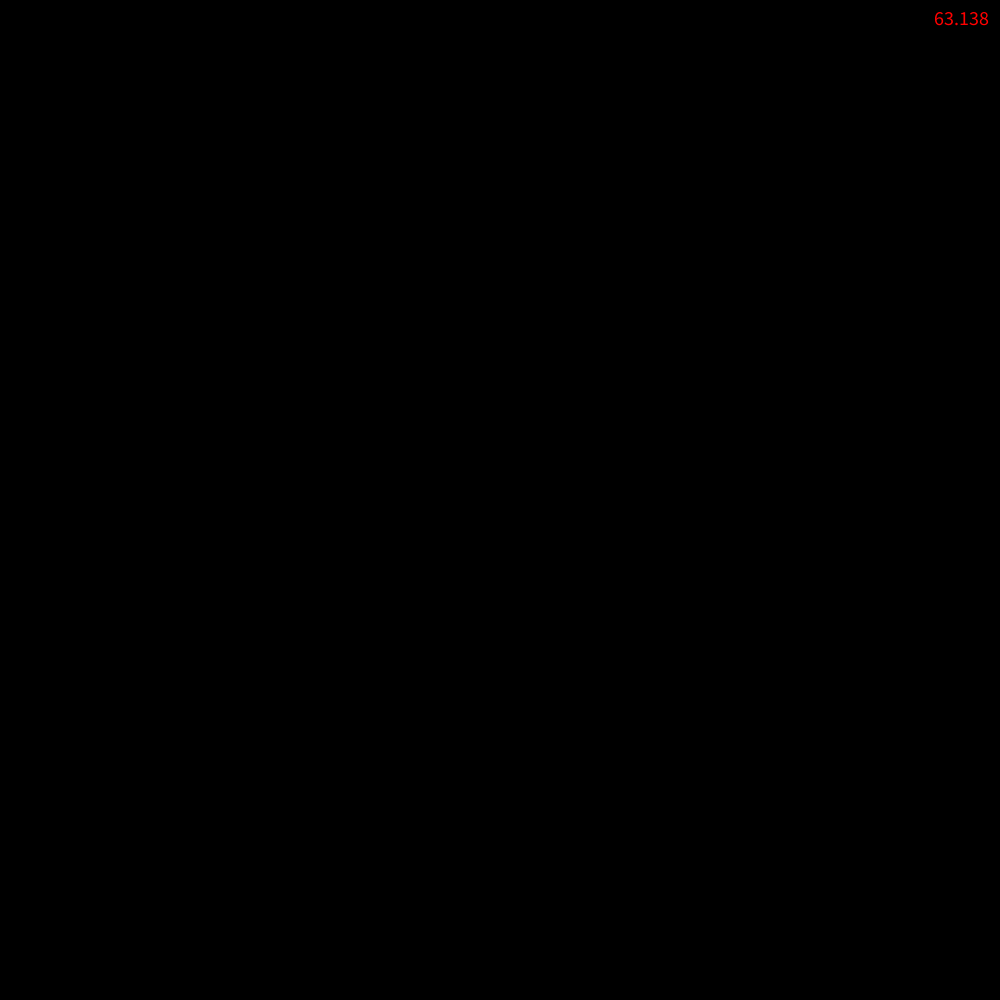
Frame 1 (no input)
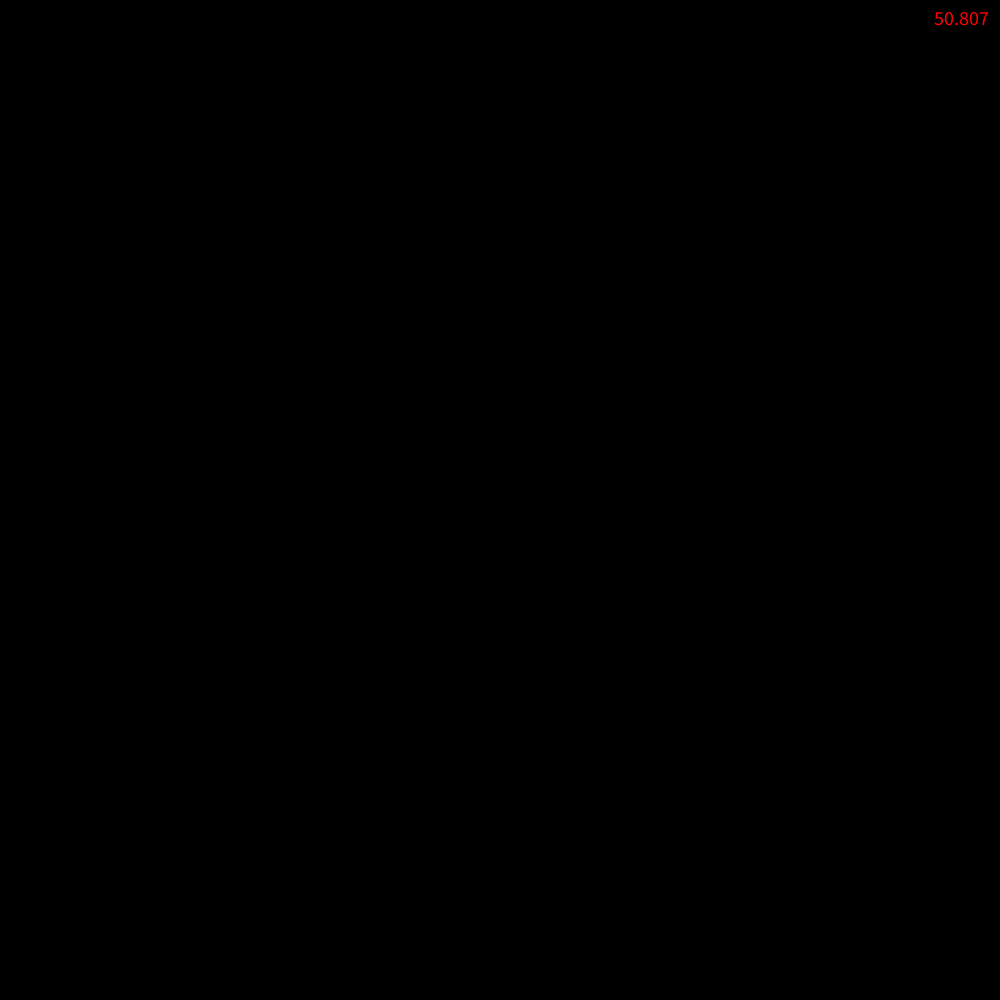
Frame 60 (the mouse pressed at the canvas centre just before this capture)
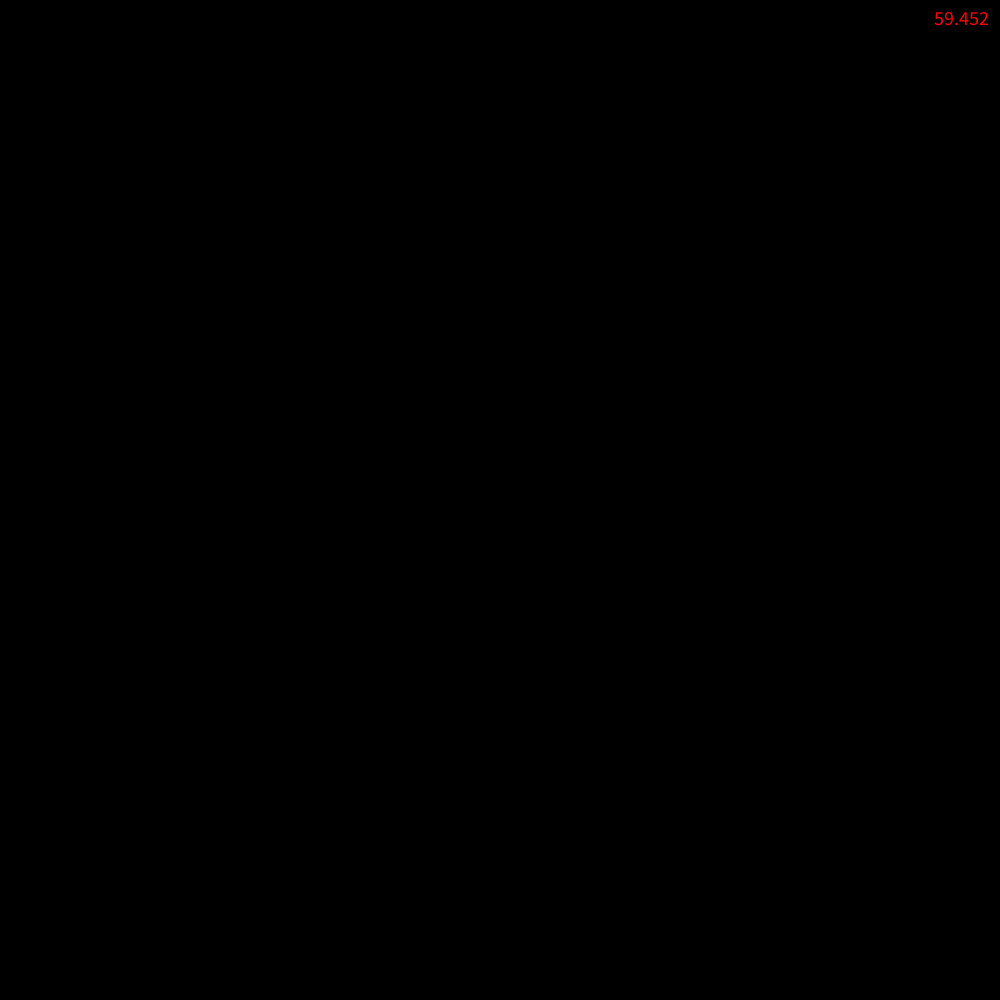
Frame 120 (the mouse held since frame 60 and released just before this capture)

The Processing sketch that drew these frames (run headless with seeded random() and noise(); from frame 60 on, the mouse is pressed at the canvas centre):

// Processing sketch: noGridPathfinding
// ── noGridPathfinding.pde
ArrayList<block>blocks = new ArrayList();
boolean pMade = false;
path p;

public void setup(){
  size(1000,1000);
  for(int i = 0;i < 0;i++){
    blocks.add(new block(new PVector(random(width),random(height))));
  }
}

public void draw(){
  background(0);
  for(block b:blocks){
    b.display();
  }
  if(pMade){
    if(!p.rayToFin(blocks)){
      p.moveDoneM();
      p.removeCrowd();
      p.rayC(blocks);
      p.checkCrowd();
      p.checkClosest();
      p.display();
    }else{
      //p.removeIllegal();
      p.optPath();
      p.displayP();
    }
  }
  fill(255,0,0);
  textSize(20);
  text(frameRate,width-70,25);
}

public void mouseDragged(){
  boolean on = true;
  for(block b:blocks){
    if(mouseX>b.pos.x-2&&mouseX<b.pos.x+b.dime.x+2&&mouseY>b.pos.y-2&&mouseY<b.pos.y+b.dime.y+2){
      on = false;
    }
  }
  if(on){
    blocks.add(new block(new PVector(mouseX-5,mouseY-5)));
  }
}
public void keyReleased(){
  pMade = true;
  p = new path(new PVector(5,5),new PVector(width-5,height-5));
}
// ── block.pde
class block{
  PVector pos;
  PVector dime = new PVector(10,10);
  block(PVector p){
    pos = p;
  }
  public void display(){
    fill(255,100);
    noStroke();
    rect(pos.x,pos.y,dime.x,dime.y);
  }
}
// ── marker.pde
class marker{
  int num;
  PVector pos;
  int state = 0;
  marker(PVector p,int s,int n){
    pos = p.copy();
    state = s;
    num = n;
  }
}
// ── markerV2.pde
class dmarker{
  int num;
  PVector pos;
  dmarker(PVector p,int n){
    pos = p.copy();
    num = n;
  }
}
// ── path.pde
class path{
  ArrayList<dmarker> path = new ArrayList();
  
  ArrayList<marker>dMarkers = new ArrayList();
  ArrayList<marker>markers = new ArrayList();
  
  PVector start;
  PVector fin;
  
  marker current;
  path(PVector s, PVector f){
    start = s;
    fin = f;
    markers.add(new marker(start.copy(),2,0));
    path.add(new dmarker(s.copy(),0));
    current = markers.get(0);
  }
  public void display(){
    float size = 2;
    noStroke();
    for(marker m:markers){
      if(m.state == 1){
        fill(100,255,160);
        ellipse(m.pos.x,m.pos.y,3,3);
      }else if(m.state == 2){
        fill(100,255,160);
        ellipse(m.pos.x,m.pos.y,10,10);
      }else if(m.state == 3){
        fill(160,255,255);
        ellipse(m.pos.x,m.pos.y,size,size);
      }
      fill(255,0,0);
      ellipse(fin.x,fin.y,5,5);
    }
  }
  public boolean rayToFin(ArrayList<block> blocks){
    for(marker m:markers){
      if(m.state == 2){
        boolean hit = false;
        ray r = new ray(m.pos,fin.copy().sub(m.pos).setMag(0.1));
        while(!hit){
          if(dist(fin.x,fin.y,r.pos.x,r.pos.y)<0.2){
            if(dist(fin.x,fin.y,path.get(path.size()-1).pos.x,path.get(path.size()-1).pos.y)>0.2){
              path.add(new dmarker(fin.copy(),m.num));
            }
            return true;
          }
          for(block b:blocks){
            if(r.pos.copy().add(r.dir).x>b.pos.x&&r.pos.copy().add(r.dir).x<b.pos.x+b.dime.y&&r.pos.copy().add(r.dir).y>b.pos.y&&r.pos.copy().add(r.dir).y<b.pos.y+b.dime.y){
              r.t = -1;
              hit = true;
              break;
            }
          }
          if(r.pos.x>width||r.pos.x<0||r.pos.y>height||r.pos.y<0){
            r.t = -1;
            hit = true;
            break;
          }
          r.pos.add(r.dir);
        }
      }
    }
    return false;
  }
  public boolean CheckPointBlocked(PVector p1, PVector p2,ArrayList<block> blocks){
    boolean hit = false;
    ray r = new ray(p1,p2.copy().sub(p1).setMag(0.1));
    while(!hit){
      if(dist(p2.x,p2.y,r.pos.x,r.pos.y)<0.2){
        return true;
      }
      for(block b:blocks){
        if(dist(b.pos.x,b.pos.y,r.pos.x,r.pos.y)<100){
          if(r.pos.copy().add(r.dir).x>b.pos.x&&r.pos.copy().add(r.dir).x<b.pos.x+b.dime.y&&r.pos.copy().add(r.dir).y>b.pos.y&&r.pos.copy().add(r.dir).y<b.pos.y+b.dime.y){
            r.t = -1;
            hit = true;
            break;
          }
        }
      }
      if(r.pos.x>width||r.pos.x<0||r.pos.y>height||r.pos.y<0){
        r.t = -1;
        hit = true;
        break;
      }
      r.pos.add(r.dir);
    }
    return false;
  }
  public void checkCrowd(){
    for(marker m:dMarkers){
      for(marker m1:markers){
        if(m1.state == 3){
          if(dist(m1.pos.x,m1.pos.y,m.pos.x,m.pos.y)<30&&abs(m.num-m1.num)>2){
            m.state = 1;
            m1.state = 1;
          }
        }
      }
    }
    for(marker m:markers){
      if(m.state == 2){
        current = m;
      }
      if(m.state == 3){
        for(marker m1:markers){
          if(m1.state == 3){
            if(dist(m1.pos.x,m1.pos.y,m.pos.x,m.pos.y)<30&&abs(m.num-m1.num)>2){
              m.state = 1;
              m1.state = 1;
            }
          }
        }
      }
    }
  }
  public void removeUseless(){
    ArrayList<marker>markersToRemove = new ArrayList();
    for(marker m:markers){
      if(m.state == 1){
        markersToRemove.add(m);
      }
    }
    markers.removeAll(markersToRemove);
  }
  public void removeCrowd(){
    ArrayList<marker>markersToRemove = new ArrayList();
    for(marker m:markers){
      if(m.state == 3){
        for(marker m1:markers){
          if(m1.state == 3){
            if(dist(m1.pos.x,m1.pos.y,m.pos.x,m.pos.y)<5&&m1 != m){
              markersToRemove.add(m1);
            }
          }
        }
        m.state = 3;
      }
    }
    if(markersToRemove.size()!=0){
      fill(255,0,0,100);
      ellipse(markersToRemove.get(markersToRemove.size()-1).pos.x,markersToRemove.get(markersToRemove.size()-1).pos.y,20,20);
    }
    markers.removeAll(markersToRemove);
  }
  public void moveDoneM(){
    ArrayList<marker>markersToRemove = new ArrayList();
    for(marker m:markers){
      if(m.state == 1){
        dMarkers.add(m);
        markersToRemove.add(m);
      }
    }
    markers.removeAll(markersToRemove);
  }
  public void rayC(ArrayList<block> blocks){
    ArrayList<marker>markersToAdd = new ArrayList();
    for(marker m:markers){
      if(m.state == 2){
        boolean allZ = false;
        ArrayList<ray>rays = new ArrayList();
        for(int i = 0;i < 32;i++){
          rays.add(new ray(m.pos,PVector.fromAngle(30*i).setMag(0.1f)));
        }
        while(!allZ){
          allZ = true;
          for(ray r:rays){
            if(r.t>0){
              boolean move = true;
              for(block b:blocks){
                if(r.pos.copy().add(r.dir).x>b.pos.x&&r.pos.copy().add(r.dir).x<b.pos.x+b.dime.y&&r.pos.copy().add(r.dir).y>b.pos.y&&r.pos.copy().add(r.dir).y<b.pos.y+b.dime.y){
                  r.t = -1;
                  move = false;
                }
              }
              if(r.pos.x>width||r.pos.x<0||r.pos.y>height||r.pos.y<0){
                r.t = -1;
                move = false;
              }
              if(move){
                r.pos.add(r.dir);
                r.t--;
              }
              allZ = false;
            }else if(r.t == 0){
              boolean add = true;
              for(marker m1:markers){
                if(m1 != m&&dist(m1.pos.x,m1.pos.y,m.pos.x,m.pos.y)<1.5){
                  add = false;
                }
              }
              if(add){
                markersToAdd.add(new marker(r.pos.copy(),3,m.num+1));
              }
              r.t--;
            }
          }
        }
        m.state = 1;
      }
    }
    markers.addAll(markersToAdd);
  }
  public void checkClosest(){
    marker closest = markers.get(0);
    float distC = width+height;
    for(marker m:markers){
      if(m.state == 3){
        //&&CheckPointBlocked(current.pos,new PVector(m.pos.x,m.pos.y),blocks)
        if(dist(m.pos.x,m.pos.y,fin.x,fin.y)<distC){
          distC = dist(m.pos.x,m.pos.y,fin.x,fin.y);
          closest = m;
        }
      }
    }
    path.add(new dmarker(closest.pos.copy(),closest.num));
    closest.state = 2;
  }
  public void optPath(){
    ArrayList<dmarker>dmarkerR = new ArrayList();
    PVector[] PVpath = new PVector[path.size()];
    for(int i = 0;i < path.size();i++){
      PVpath[i] = path.get(i).pos;
    }
    for(int i = 0;i < PVpath.length;i++){
      for(int j = 0;j < i;j++){
        if(CheckPointBlocked(PVpath[i],PVpath[j],blocks)){
          float total = 0;
          for(int k = j;k < i;k++){
            total += dist(PVpath[k].x,PVpath[k].y,PVpath[k+1].x,PVpath[k+1].y);
          }
          if(total > dist(PVpath[i].x,PVpath[i].y,PVpath[j].x,PVpath[j].y)*1.25){
            for(int k = i-1;k > j;k--){
              println("from " + str(i) + " to " + str(j));
              println("removing " + str(k));
              dmarkerR.add(path.get(k));
            }
          }
          if(total > dist(PVpath[i].x,PVpath[i].y,PVpath[j].x,PVpath[j].y)){
            stroke(255);
            strokeWeight(1);
            line(PVpath[i].x,PVpath[i].y,PVpath[j].x,PVpath[j].y);
          }
          path.removeAll(dmarkerR);
          if(total > dist(PVpath[i].x,PVpath[i].y,PVpath[j].x,PVpath[j].y)*1.25){
            return;
          }
        }
      }
    }
  }
  public void removeIllegal(){
    ArrayList<dmarker>dmarkerR = new ArrayList();
    PVector[] PVpath = new PVector[path.size()];
    PVector lastLegal = start;
    for(int i = 0;i < path.size();i++){
      PVpath[i] = path.get(i).pos;
    }
    for(int i = 0;i < PVpath.length;i++){
      if(!CheckPointBlocked(PVpath[i],lastLegal,blocks)){
        dmarkerR.add(path.get(i));
      }else{
        lastLegal = PVpath[i];
      }
    }
    path.removeAll(dmarkerR);
  }
  public void displayP(){
    stroke(255,0,0);
    strokeWeight(5);
    noFill();
    beginShape();
    for(dmarker dm:path){
      vertex(dm.pos.x,dm.pos.y);
      fill(255);
      ellipse(dm.pos.x,dm.pos.y,15,15);
      noFill();
    }
    endShape();
  }
  
}
// ── ray.pde
class ray{
  int t = 300;
  PVector pos;
  PVector dir;
  ray(PVector p,PVector d){
    pos = p.copy();
    dir = d.copy();
  }
}
